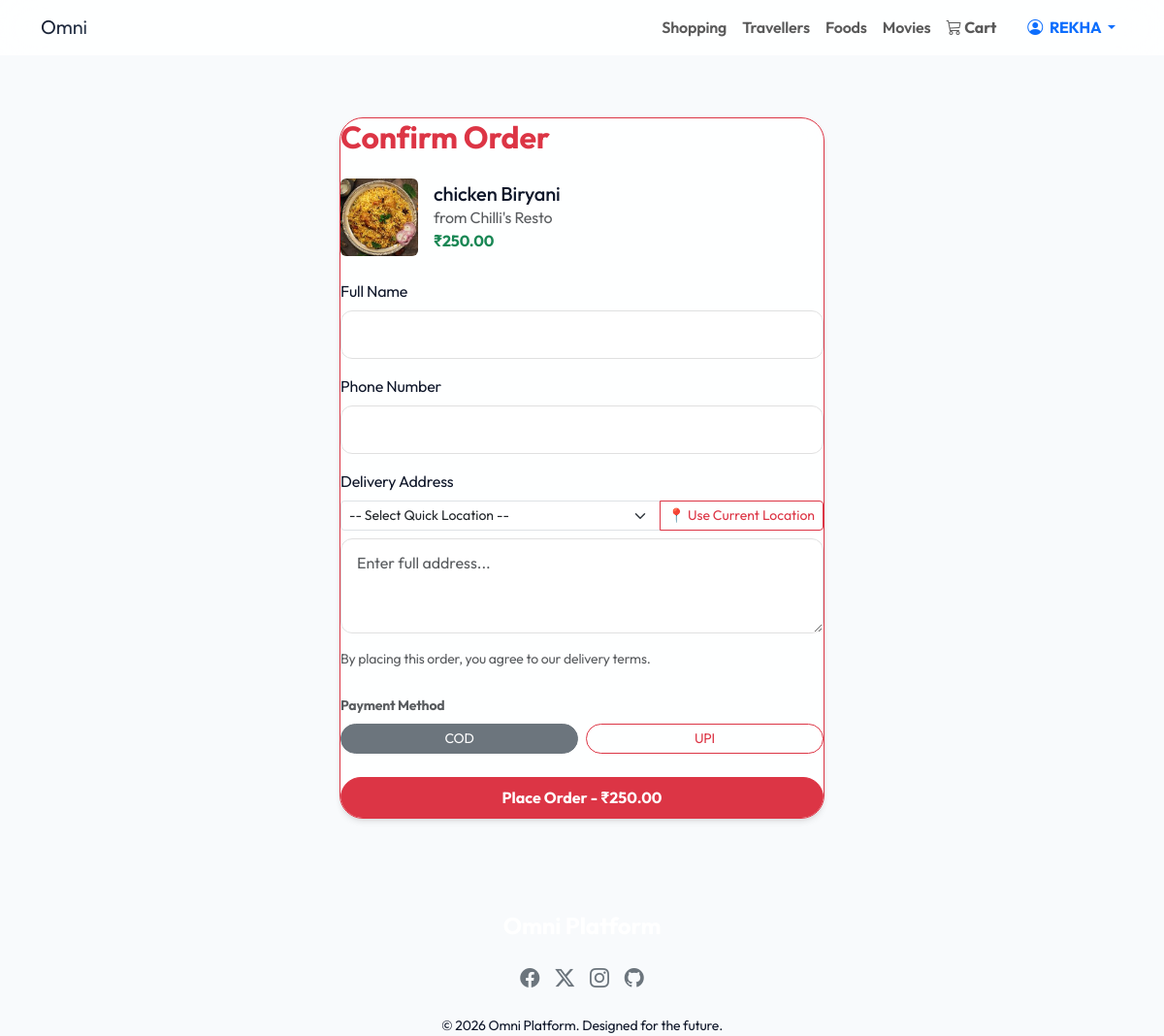
The page /foods/order/1/ (signed in) on the database its author committed.
### foods/models.py (models this page shows, shortened)
class MenuItem(models.Model):
    restaurant = models.ForeignKey(Restaurant, related_name='menu', on_delete=models.CASCADE)
    name = models.CharField(max_length=200)
    description = models.TextField(blank=True)
    price = models.DecimalField(max_digits=8, decimal_places=2)
    image = models.ImageField(upload_to='menu_items/', blank=True, null=True)

class Restaurant(models.Model):
    name = models.CharField(max_length=200)
    address = models.TextField()
    image = models.ImageField(upload_to='restaurants/', blank=True, null=True)
    rating = models.DecimalField(max_digits=3, decimal_places=1, default=0.0)

### foods/views.py (the view, shortened to what this page needs)
# urls.py: path('order/<int:pk>/', views.order_food, name='order_food'),
@login_required
def order_food(request, pk):
    item = get_object_or_404(MenuItem, pk=pk)
    prev_addresses = get_previous_addresses(request.user) if request.user.is_authenticated else []
    return render(request, 'foods/order_food.html', {'item': item, 'prev_addresses': prev_addresses})

### foods/views.py (called while the page is built)
def get_previous_addresses(user):
    return FoodOrder.objects.filter(user=user).values_list('delivery_address', flat=True).distinct().order_by('-created_at')[:5]

### templates/foods/order_food.html (shortened to what this page needs)
{% extends 'base.html' %}
{% block content %}
<div class="container d-flex align-items-center justify-content-center py-5">
    <div class="glass-card border-danger" style="width: 100%; max-width: 500px;">
        <h2 class="fw-bold mb-4 text-danger">Confirm Order</h2>
        <div class="d-flex align-items-center mb-4">
            {% if item.image %}
            <img src="{{ item.image.url }}" class="rounded me-3" style="width: 80px; height: 80px; object-fit: cover;">
            {% endif %}
            <div>
                <h5 class="mb-0">{{ item.name }}</h5>
                <p class="text-muted mb-0">from {{ item.restaurant.name }}</p>
                <p class="text-success fw-bold mb-0">₹{{ item.price }}</p>
            </div>
        </div>
        <form method="post">
            <div class="mb-3">
                <label for="delivery_name" class="form-label">Full Name</label>
                <input type="text" name="delivery_name" id="delivery_name" class="form-control" required>
            </div>
            <div class="mb-3">
                <label for="delivery_phone" class="form-label">Phone Number</label>
                <input type="tel" name="delivery_phone" id="delivery_phone" class="form-control" required>
            </div>
            <div class="mb-3">
                <label for="delivery_address" class="form-label">Delivery Address</label>
                <div class="input-group mb-2">
                    <select class="form-select form-select-sm" id="location_preset" onchange="document.getElementById('delivery_address').value = this.value">
                        <option value="" selected disabled>-- Select Quick Location --</option>
                    </select>
                    <button type="button" class="btn btn-outline-danger btn-sm" onclick="getLocation()">📍 Use Current Location</button>
                </div>
                <textarea name="delivery_address" id="delivery_address" class="form-control" rows="3" required placeholder="Enter full address..."></textarea>
            </div>
            <p class="text-muted small mb-4">By placing this order, you agree to our delivery terms.</p>
            <div class="mb-4">
                <label class="form-label fw-bold small text-muted">Payment Method</label>
                <div class="row g-2">
                    <div class="col-6">
                        <label class="btn btn-outline-secondary w-100 rounded-pill btn-sm" for="pay_cod">COD</label>
                    </div>
                    <div class="col-6">
                        <label class="btn btn-outline-danger w-100 rounded-pill btn-sm" for="pay_upi">UPI</label>
                    </div>
                </div>
            </div>
            <button type="submit" id="submit_btn" class="btn btn-danger w-100 rounded-pill py-2 fw-bold">Place Order - ₹{{ item.price }}</button>
        </form>
    </div>
</div>
{% endblock %}

### templates/base.html (shortened to what this page needs)
<!DOCTYPE html>
<html lang="en">
<head>
    <link href="https://cdn.jsdelivr.net/npm/bootstrap@5.3.0/dist/css/bootstrap.min.css" rel="stylesheet">
    <link rel="stylesheet" href="https://cdn.jsdelivr.net/npm/bootstrap-icons@1.11.0/font/bootstrap-icons.css">
    <link rel="stylesheet" href="/static/css/style.css">
</head>
<body>
<nav class="navbar navbar-expand-lg navbar-light sticky-top glass-navbar">
    <div class="container">
        <a class="navbar-brand text-gradient" href="{% url 'home' %}">Omni</a>
        <div class="collapse navbar-collapse" id="navbarNav">
            <ul class="navbar-nav ms-auto">
                <li class="nav-item"><a class="nav-link fw-semibold" href="{% url 'product_list' %}">Shopping</a></li>
                <li class="nav-item"><a class="nav-link fw-semibold" href="{% url 'bus_list' %}">Travellers</a></li>
                <li class="nav-item"><a class="nav-link fw-semibold" href="{% url 'restaurant_list' %}">Foods</a></li>
                <li class="nav-item"><a class="nav-link fw-semibold" href="{% url 'movie_list' %}">Movies</a></li>
                <li class="nav-item d-none d-lg-block">
                    <a class="nav-link text-accent fw-bold" href="{% url 'cart_view' %}">
                        <i class="bi bi-cart3"></i> Cart
                    </a>
                </li>
                {% if user.is_authenticated %}
                <li class="nav-item dropdown ms-lg-3">
                    <a class="nav-link dropdown-toggle text-primary fw-bold" href="#" id="navbarDropdown" role="button" data-bs-toggle="dropdown" aria-expanded="false">
                        <i class="bi bi-person-circle me-1"></i> {{ user.username }}
                    </a>
                </li>
                {% else %}
                <li class="nav-item ms-lg-3"><a class="nav-link" href="{% url 'login' %}">Login</a></li>
                <li class="nav-item ms-lg-2"><a class="btn btn-premium" href="{% url 'register' %}">Sign Up</a></li>
                {% endif %}
            </ul>
        </div>
    </div>
</nav>
<main>
    {% block content %}{% endblock %}
</main>
<footer>
    <div class="container text-center">
        <h4 class="text-white fw-bold mb-4">Omni Platform</h4>
        <div class="d-flex justify-content-center gap-3 mb-4 fs-5">
            <a href="#" class="text-secondary"><i class="bi bi-facebook"></i></a>
            <a href="#" class="text-secondary"><i class="bi bi-twitter-x"></i></a>
            <a href="#" class="text-secondary"><i class="bi bi-instagram"></i></a>
            <a href="#" class="text-secondary"><i class="bi bi-github"></i></a>
        </div>
        <p class="mb-0 small">&copy; 2026 Omni Platform. Designed for the future.</p>
    </div>
</footer>
</body>
</html>

### static/css/style.css (style rules this page uses)
:root { --primary-gradient: linear-gradient(135deg, #0f172a, #334155); --accent-gradient: linear-gradient(135deg, #e52e71, #8e2de2); --glass-bg: rgba(255, 255, 255, 0.85); --glass-border: rgba(255, 255, 255, 0.5); --card-shadow: 0 4px 6px -1px rgba(0, 0, 0, 0.1), 0 2px 4px -1px rgba(0, 0, 0, 0.06); --accent-color: #2563eb; --text-main: #0f172a; --text-muted: #475569; --bg-main: #f8fafc; --nav-height: 72px; --bottom-nav-height: 70px; }
body { background-color: var(--bg-main); font-family: 'Outfit', 'Inter', sans-serif; min-height: 100vh; display: flex; flex-direction: column; color: var(--text-main); letter-spacing: -0.01em; }
.glass-navbar { background: var(--glass-bg) !important; backdrop-filter: blur(20px); -webkit-backdrop-filter: blur(20px); border-bottom: 1px solid var(--glass-border); transition: all 0.4s cubic-bezier(0.165, 0.84, 0.44, 1); }
.glass-card { background: var(--glass-bg); backdrop-filter: blur(15px); -webkit-backdrop-filter: blur(15px); border: 1px solid var(--glass-border); border-radius: 24px; box-shadow: var(--card-shadow); transition: transform 0.3s ease, box-shadow 0.3s ease; overflow: hidden; }
.text-gradient { background: var(--primary-gradient); -webkit-background-clip: text; background-clip: text; -webkit-text-fill-color: transparent; }
main { flex-grow: 1; padding-bottom: 100px; }
@media (min-width: 992px) { main { padding-bottom: 3rem; } }
.form-control { border-radius: 12px; padding: 12px 16px; border: 1px solid #e0e0e0; background: #fff; transition: all 0.3s ease; }

### rows shown on the page
MenuItem: image (picture), name "chicken Biryani", restaurant.name "Chilli's Resto", price "250.00"

### other values the page prints
{{ user.username }} "REKHA"
